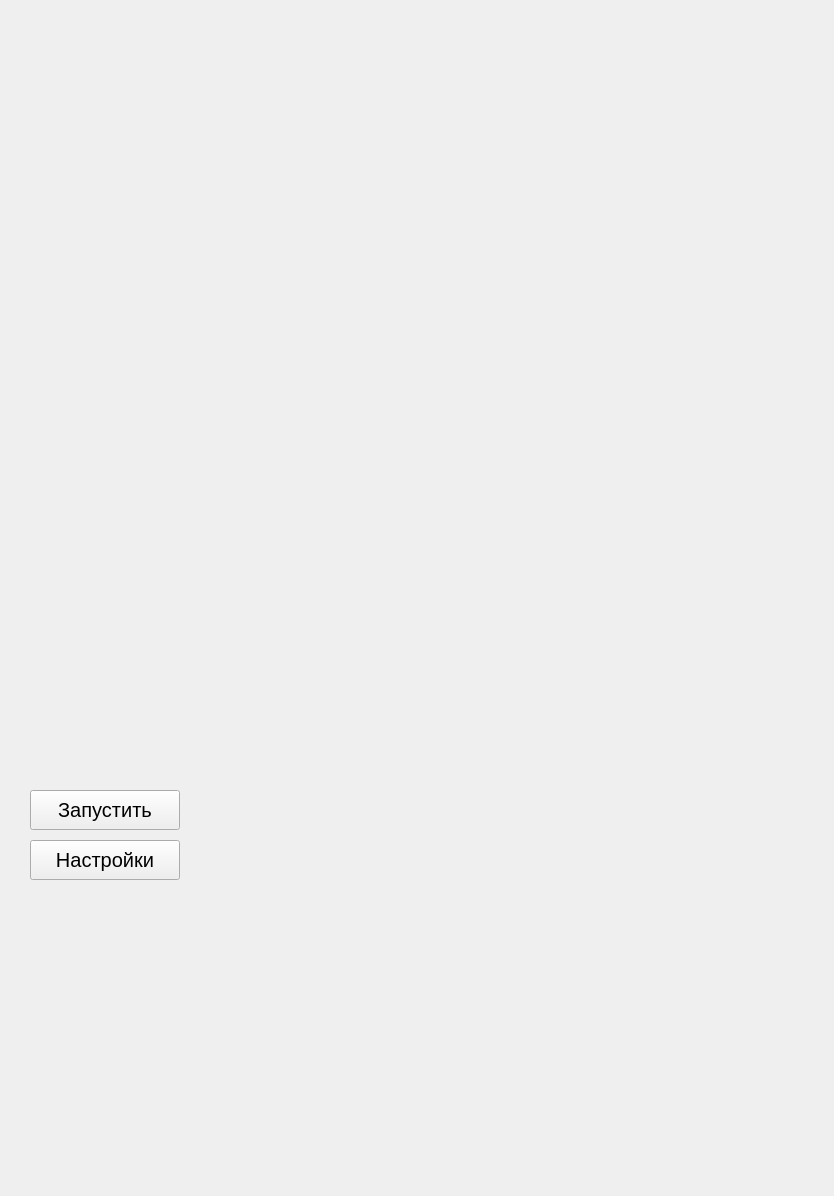
<?xml version="1.0" encoding="UTF-8"?>
<ui version="4.0">
 <class>Widget</class>
 <widget class="QWidget" name="Widget">
  <property name="geometry">
   <rect>
    <x>0</x>
    <y>0</y>
    <width>834</width>
    <height>1196</height>
   </rect>
  </property>
  <property name="windowTitle">
   <string>Widget</string>
  </property>
  <widget class="QPushButton" name="button">
   <property name="geometry">
    <rect>
     <x>30</x>
     <y>790</y>
     <width>150</width>
     <height>40</height>
    </rect>
   </property>
   <property name="font">
    <font>
     <pointsize>15</pointsize>
    </font>
   </property>
   <property name="text">
    <string>Запустить</string>
   </property>
  </widget>
  <widget class="QPushButton" name="button_settings">
   <property name="geometry">
    <rect>
     <x>30</x>
     <y>840</y>
     <width>150</width>
     <height>40</height>
    </rect>
   </property>
   <property name="font">
    <font>
     <pointsize>15</pointsize>
    </font>
   </property>
   <property name="text">
    <string>Настройки</string>
   </property>
  </widget>
 </widget>
 <layoutdefault spacing="6" margin="11"/>
 <resources/>
 <connections/>
</ui>
